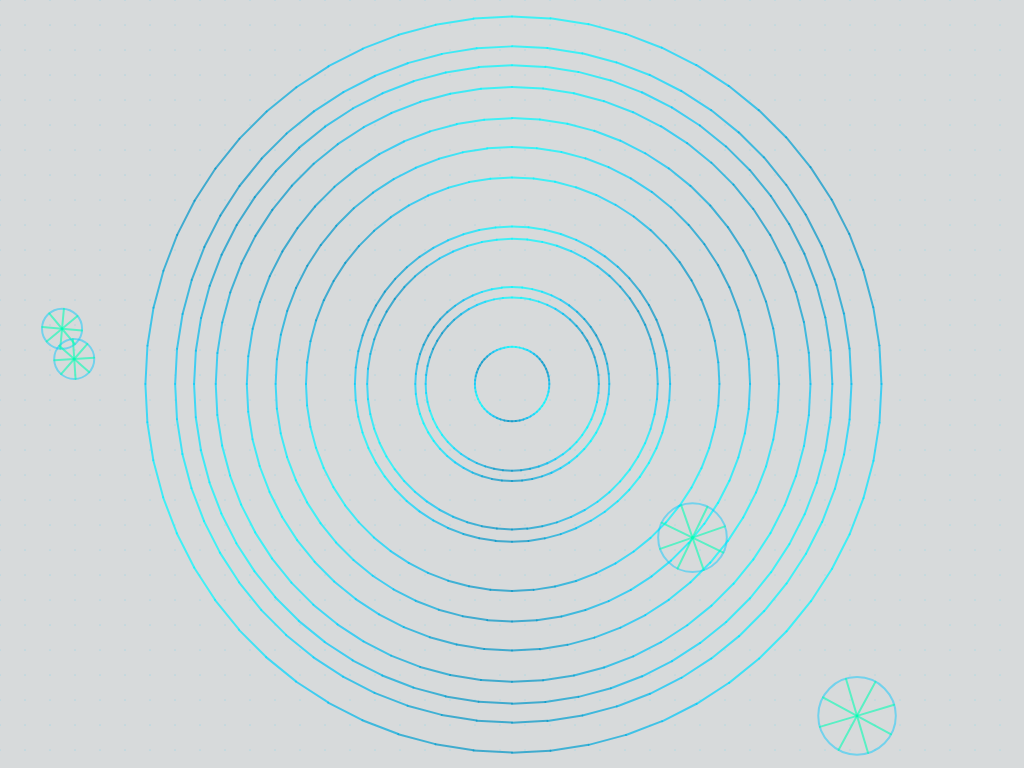
Frame 1 (no input)
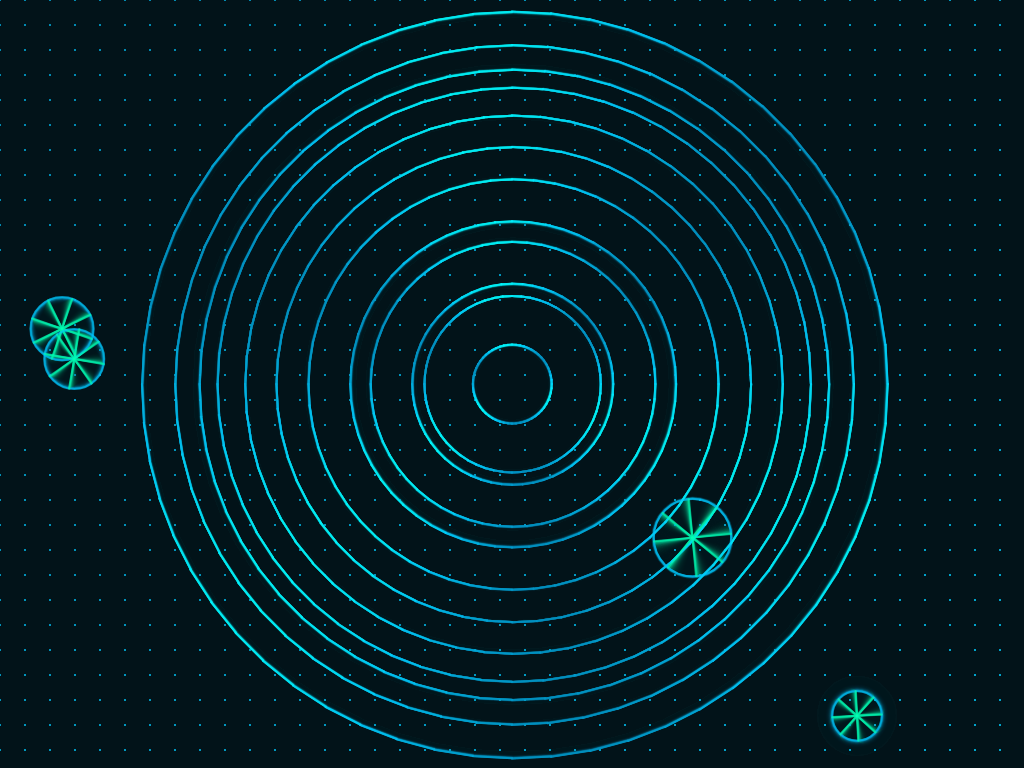
Frame 60 (no input)
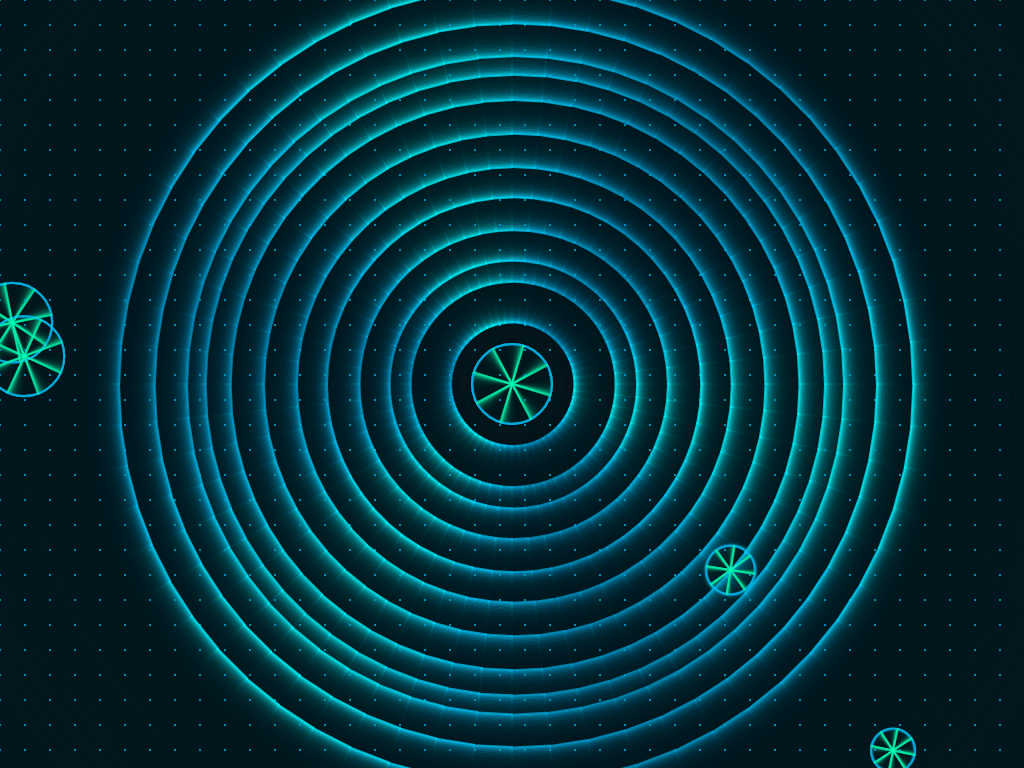
Frame 120 (the mouse pressed at the canvas centre since frame 60)

The p5.js sketch that drew these frames (run headless with seeded random() and noise() and a simulated clock; from frame 60 on, the mouse is pressed at the canvas centre):

// p5.js sketch
// ── sketch.js
let rings = [];
let vortices = [];
let t = 0;
let pulse = 0;

// Click system
let clickX = 0;
let clickY = 0;
let shockwave = 0;

// NEW: dynamic center
let centerX, centerY;
let targetCenterX, targetCenterY;

function setup() {
  createCanvas(1024, 768);
  angleMode(DEGREES);

  // Initial center
  centerX = width / 2;
  centerY = height / 2;
  targetCenterX = centerX;
  targetCenterY = centerY;

  // Rings
  for (let i = 0; i < 12; i++) {
    rings.push(new Ring(i * 30 + 50));
  }

  // Initial vortices
  for (let i = 0; i < 4; i++) {
    vortices.push({
      x: random(width),
      y: random(height),
      phase: random(360)
    });
  }
}

function draw() {
  background(5, 20, 30, 40);

  // Smooth center movement
  centerX = lerp(centerX, targetCenterX, 0.08);
  centerY = lerp(centerY, targetCenterY, 0.08);

  translate(centerX, centerY);

  drawWaveField();

  for (let r of rings) {
    r.update();
    r.display();
  }

  drawVortices();
  drawShockwave();

  t += 0.6;
  pulse *= 0.95;
  shockwave *= 0.92;
}

// =======================
// RINGS
// =======================
class Ring {
  constructor(radius) {
    this.baseRadius = radius;
    this.offset = random(360);
  }

  update() {
    this.radius =
      this.baseRadius +
      sin(t + this.offset) * 10 +
      pulse * 20;
  }

  display() {
    let segments = 60;
    let angleStep = 360 / segments;

    for (let i = 0; i < segments; i++) {
      let angle = i * angleStep;

      let distortion = getDistortion(
        cos(angle) * this.radius,
        sin(angle) * this.radius
      );

      let r = this.radius + distortion;

      let x1 = cos(angle) * r;
      let y1 = sin(angle) * r;

      let x2 = cos(angle + angleStep) * r;
      let y2 = sin(angle + angleStep) * r;

      let hueShift = map(sin(angle * 3 + t), -1, 1, 0, 100);

      stroke(0, 150 + hueShift, 200 + hueShift, 180);
      strokeWeight(2);
      line(x1, y1, x2, y2);
    }
  }
}

// =======================
// WAVE FIELD
// =======================
function drawWaveField() {
  push();
  translate(-centerX, -centerY);

  for (let x = 0; x < width; x += 25) {
    for (let y = 0; y < height; y += 25) {

      let dx = x - mouseX;
      let dy = y - mouseY;
      let distMouse = sqrt(dx * dx + dy * dy);

      let wave =
        sin(x * 0.02 + t) +
        cos(y * 0.02 - t) +
        sin(distMouse * 0.05 - t * 2);

      let brightness = map(wave, -3, 3, 50, 255);

      stroke(0, brightness, brightness + 50, 120);
      point(x, y);
    }
  }

  pop();
}

// =======================
// VORTICES
// =======================
function drawVortices() {
  push();
  translate(-centerX, -centerY);

  noFill();

  for (let v of vortices) {
    v.phase += 1;

    let r = 30 + sin(v.phase + t) * 10;

    stroke(0, 200, 255, 120);
    ellipse(v.x, v.y, r * 2);

    for (let a = 0; a < 360; a += 45) {
      let x = v.x + cos(a + v.phase) * r;
      let y = v.y + sin(a + v.phase) * r;

      stroke(0, 255, 180, 150);
      line(v.x, v.y, x, y);
    }
  }

  pop();
}

// =======================
// DISTORTION
// =======================
function getDistortion(x, y) {
  let total = 0;

  for (let v of vortices) {
    let dx = x + centerX - v.x;
    let dy = y + centerY - v.y;
    let d = sqrt(dx * dx + dy * dy);

    total += sin(d * 0.05 - t + v.phase) * 5;
  }

  // Mouse gravity
  let mdx = x + centerX - mouseX;
  let mdy = y + centerY - mouseY;
  let md = sqrt(mdx * mdx + mdy * mdy);

  total += 50 / (md + 50);

  // Shockwave from click
  let dx = x + centerX - clickX;
  let dy = y + centerY - clickY;
  let d = sqrt(dx * dx + dy * dy);

  total += sin(d * 0.1 - t * 4) * 10 * shockwave;

  return total;
}

// =======================
// SHOCKWAVE
// =======================
function drawShockwave() {
  if (shockwave < 0.01) return;

  push();
  translate(-centerX, -centerY);

  noFill();
  stroke(0, 255, 200, 150 * shockwave);
  strokeWeight(3);

  let maxR = 600;
  let r = maxR * (1 - shockwave);

  ellipse(clickX, clickY, r * 2);

  pop();
}

// =======================
// INTERACTION
// =======================
function mousePressed() {
  clickX = mouseX;
  clickY = mouseY;

  // Move system center to click
  targetCenterX = mouseX;
  targetCenterY = mouseY;

  pulse = 20;
  shockwave = 1;

  // Spawn vortex at click
  vortices.push({
    x: mouseX,
    y: mouseY,
    phase: random(360)
  });

  // Limit vortices
  if (vortices.length > 10) {
    vortices.shift();
  }

  // Push existing vortices away
  for (let v of vortices) {
    let dx = v.x - mouseX;
    let dy = v.y - mouseY;
    let d = sqrt(dx * dx + dy * dy) + 0.01;

    v.x += (dx / d) * 50;
    v.y += (dy / d) * 50;
  }
}
